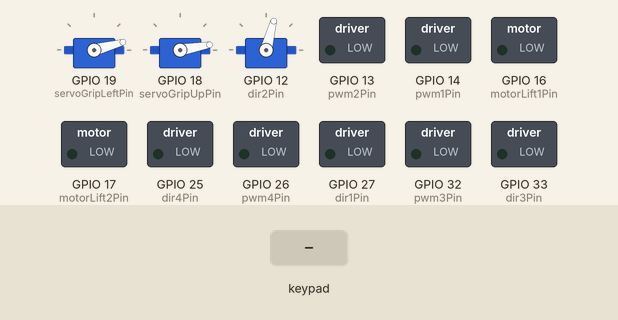
A sketch run on a simulated ESP32. Shown: 3 × servo, switched loads named in the sketch (green lamp = pin HIGH). The test bench sets the inputs (shaded band). Nothing arrives over Bluetooth unless stated; pins used as bus, display or sensor lines are not drawn; what the sketch prints to the serial monitor is not drawn.

Above: at 1.2 s.
1.3 s: key 'U' pressed
At 1.53 s:
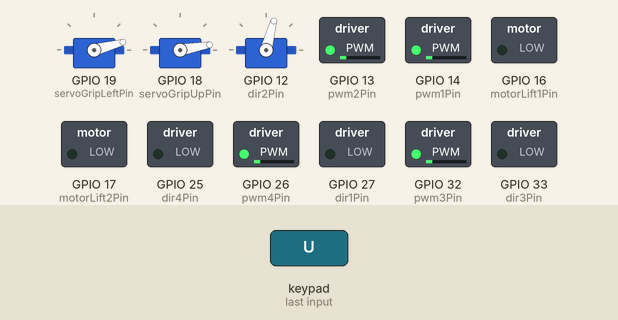
3.2 s: key 'L' pressed
At 3.43 s:
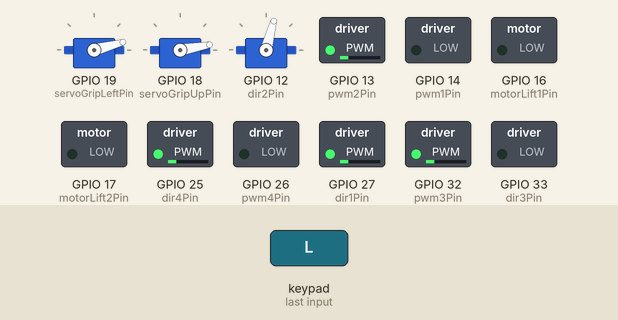
5.1 s: key 'D' pressed
At 5.33 s:
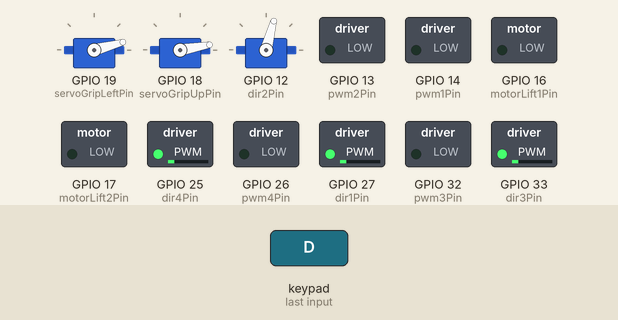
7.0 s: key 'R' pressed
At 7.23 s:
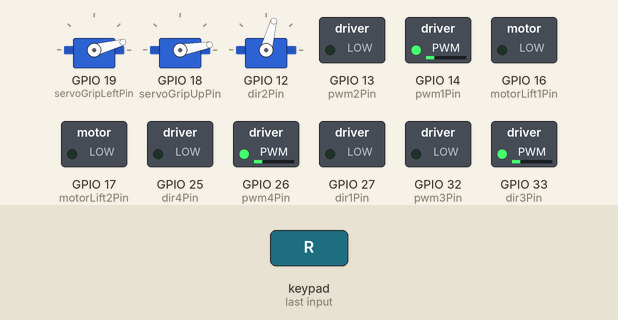
8.9 s: key 'T' pressed
At 10.3 s:
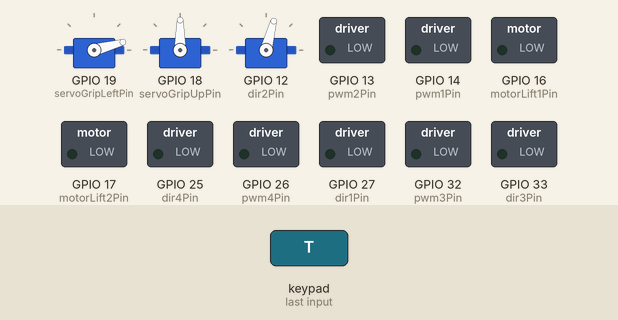
10.6 s: key 'S' pressed
At 10.83 s:
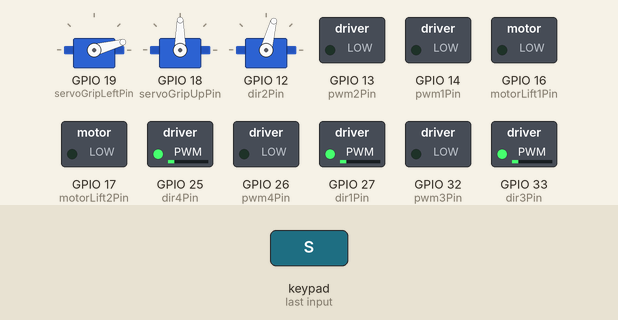
Timing chart, 0 to 13.5 s (numbered marks = the images above; inputs shaded):
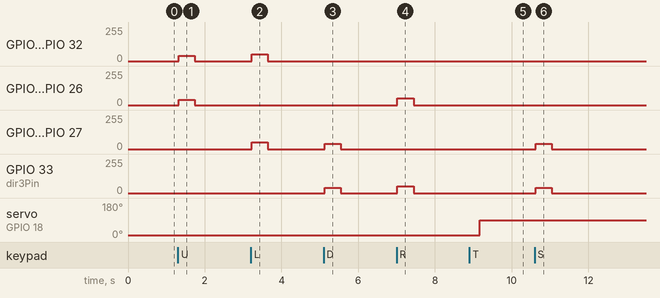

The sketch:

mecanum_robot.ino
```cpp
#include <Ps3Controller.h>

//Editable Global Variable
const int liftAscend = 250;
const int liftDescend = -250;

int runningSpeed1 = 40;
int runningSpeed2 = 90;
int runningSpeed3 = 140;
int runningSpeed4 = 200;

const int GripLeftTake = 40;
const int GripLeftRelease = 15;

const int GripRightTake = 40;  //58
const int GripRightRelease = 75;
//const int rearGripMid = 0;

const int GriperUp = 10;
const int GriperDown = 90;

double const_vy = 1.3;
double const_vphi = 1.2;

//Global Variable
static bool gripLeft = false;
static bool gripRight = false;
static bool gripUp = false;
#define front 0
#define rear 1
int heading = front;

//static bool servoRotationState = false;
int i = 0;
int rackNumber = 0;
static bool sprintState = false;

//Joystick
#define keyStart (Ps3.data.button.start)
#define keySelect (Ps3.data.button.select)
#define keyUp (Ps3.data.button.up)
#define keyRight (Ps3.data.button.right)
#define keyLeft (Ps3.data.button.left)
#define keyDown (Ps3.data.button.down)
#define keyL3 (Ps3.data.button.l3)
#define keyR3 (Ps3.data.button.r3)
#define keyL1 (Ps3.data.button.l1)
#define keyR1 (Ps3.data.button.r1)
#define keyL2 (Ps3.data.button.l2)
#define keyR2 (Ps3.data.button.r2)
#define keyTriangle (Ps3.data.button.triangle)
#define keyCircle (Ps3.data.button.circle)
#define keyCross (Ps3.data.button.cross)
#define keySquare (Ps3.data.button.square)

struct {
  int lx;
  int ly;
  int rx;
  int ry;
} analog;

//Motor
/*
      front
  1 ||       || 2
        ^^

  3 ||       || 4

  motor1 enable 27
  motor1 pwm    14
  motor2 enable 12
  motor2 pwm    13
  motor3 enable 32
  motor3 pwm    33
  motor4 enable 25
  motor4 pwm    26
*/

#define dir1Pin 27
#define pwm1Pin 14
#define dir2Pin 12
#define pwm2Pin 13
#define dir3Pin 33
#define pwm3Pin 32
#define dir4Pin 25
#define pwm4Pin 26
int runningSpeed, vx, vy, vphi;

#define motorLift1Pin 16
#define motorLift2Pin 17

//Servo
#include <ESP32_Servo.h>
#define servoGripLeftPin 19
#define servoGripUpPin 18
#define servoGripRightPin 12

Servo servoGripLeft;
Servo servoGripUp;
Servo servoGripRight;

//Limit Switch
const int bottomLSPin = 2;
const int topLSPin = 15;


void setup() {
  Serial.begin(115200);

  servoGripLeft.attach(servoGripLeftPin);
  servoGripUp.attach(servoGripUpPin);
  servoGripRight.attach(servoGripRightPin);

  servoGripRight.write(GripRightRelease);

  servoGripLeft.write(GripLeftRelease);
  servoGripUp.write(GriperUp);

  pinMode(bottomLSPin, INPUT_PULLUP);
  pinMode(topLSPin, INPUT_PULLUP);

  Ps3.begin("5c:6d:20:68:76:15");
  Serial.println("Ready.");
}

void loop() {
  readAnalogStick(0);

  //Special Key

  if (keyR1) {
    if (keyR2) runningSpeed = runningSpeed3;
    else runningSpeed = runningSpeed2;
  } else if (keyR2) runningSpeed = runningSpeed4;
  else {
    runningSpeed = runningSpeed1;
  }

  //Motor Drive
  if (keyUp || analog.ly > 30 || keyCross) vx = runningSpeed;
  else if (keyDown || analog.ly < -30 || keySquare) vx = -runningSpeed;
  else vx = 0;

  if (keyLeft || analog.lx > 30) vy = runningSpeed;
  else if (keyRight || analog.lx < -30) vy = -runningSpeed;
  else vy = 0;

  if (analog.rx > 30) vphi = -runningSpeed;
  else if (analog.rx < -30) vphi = runningSpeed;
  else vphi = 0;

  omniDrive(vx, vy, vphi);

  //lift
  if (keyL1 && digitalRead(topLSPin)) {
    setLiftMotor(liftAscend, 0);
    Serial.println("Lift Up");
    delay(20);
  } else setLiftMotor(0, 0);

  if (keyL2 && digitalRead(bottomLSPin)) {
    setLiftMotor(liftDescend, 0);
    Serial.println("Lift Down");
    delay(20);
  } else setLiftMotor(0, 0);

  if (keyStart) heading = front;
  if (keySelect) heading = rear;

  //gripper
  //servo
  if (keyCircle) {
    if (gripLeft || gripRight) {
      servoGripLeft.write(GripLeftTake);
      servoGripRight.write(GripRightTake);
      delay(100);
      setLiftMotor(liftAscend, 0);
      delay(350);
      setLiftMotor(0, 0);

      gripLeft = false;
      gripRight = false;
    } else {
      servoGripLeft.write(GripLeftRelease);
      servoGripRight.write(GripRightRelease);

      gripLeft = true;
      gripRight = true;
    }
    delay(250);
  }
  if (keyTriangle) {
    gripUp = !gripUp;
    if (gripUp) {
      servoGripUp.write(GriperUp);
    } else {
      servoGripUp.write(GriperDown);
    }
    delay(250);
  }

  if (keyR3) {
    gripRight = !gripRight;
    if (gripRight) {
      servoGripRight.write(GripRightTake);
    } else {
      servoGripRight.write(GripRightRelease);
    }
    delay(250);
  }
  if (keyL3) {
    gripLeft = !gripLeft;
    if (gripLeft) {
      servoGripLeft.write(GripLeftTake);
    } else {
      servoGripLeft.write(GripLeftRelease);
    }
    delay(250);
  }
}

void readAnalogStick(int enDebug) {
  if (enDebug) {
    Serial.print("ly:");
    Serial.print(Ps3.data.analog.stick.ly);
    Serial.print(" lx:");
    Serial.print(Ps3.data.analog.stick.lx);
    Serial.print(" ry:");
    Serial.print(Ps3.data.analog.stick.ry);
    Serial.print(" rx:");
    Serial.println(Ps3.data.analog.stick.rx);
  }
  analog.ly = (Ps3.data.analog.stick.ly);
  analog.lx = (Ps3.data.analog.stick.lx);
  analog.ry = (Ps3.data.analog.stick.ry);
  analog.rx = (Ps3.data.analog.stick.rx);
}

void setMotor(int speed1, int speed2, int speed3, int speed4) {
  Serial.print(speed1);
  Serial.print(", ");
  Serial.print(speed2);
  Serial.print(", ");
  Serial.print(speed3);
  Serial.print(", ");
  Serial.println(speed4);

  speed1 = constrain(speed1, -255, 255);
  speed2 = constrain(speed2, -255, 255);
  speed3 = constrain(speed3, -255, 255);
  speed4 = constrain(speed4, -255, 255);

  if (speed1 < 0) {
    analogWrite(dir1Pin, -speed1);
    analogWrite(pwm1Pin, 0);
  } else {
    analogWrite(dir1Pin, 0);
    analogWrite(pwm1Pin, speed1);
  }

  if (speed2 < 0) {
    analogWrite(dir2Pin, -speed2);
    analogWrite(pwm2Pin, 0);
  } else {
    analogWrite(dir2Pin, 0);
    analogWrite(pwm2Pin, speed2);
  }

  if (speed3 < 0) {
    analogWrite(dir3Pin, -speed3);
    analogWrite(pwm3Pin, 0);
  } else {
    analogWrite(dir3Pin, 0);
    analogWrite(pwm3Pin, speed3);
  }

  if (speed4 < 0) {
    analogWrite(dir4Pin, -speed4);
    analogWrite(pwm4Pin, 0);
  } else {
    analogWrite(dir4Pin, 0);
    analogWrite(pwm4Pin, speed4);
  }
}

void omniDrive(int vx, int vy, int v_phi) {
  int m1 = vx + (-(vy * const_vy)) + (-(v_phi * const_vphi));
  int m2 = vx + (vy * const_vy) + (v_phi * const_vphi);
  int m3 = vx + (vy * const_vy) + (-(v_phi * const_vphi));
  int m4 = vx + (-(vy * const_vy)) + (v_phi * const_vphi);
  setMotor(m1, m2, m3, m4);
}

void setLiftMotor(int speedLift, int enDebug) {
  if (enDebug) {
    Serial.print("Lift:");
    Serial.println(speedLift);
  }
  if (speedLift >= 0) {
    analogWrite(motorLift1Pin, speedLift);
    analogWrite(motorLift2Pin, 0);
  } else {
    analogWrite(motorLift1Pin, 0);
    analogWrite(motorLift2Pin, -speedLift);
  }
}

//Editable Semi-Auto Function
/*void indexRunning(int index) {
  switch (index) {
    case 0:  //index 0
      setMotor(-230, 230, 0);
      delay(160);
      setMotor(200, 200, 0);
      delay(250);
      //setMotor(100, 200, 0);
      // delay(550);
      break;
    case 1:  //index 1
      ///setMotor(230, 230, 0);
      //delay(250);
      // setMotor(-230, 230, 0);
      // delay(800);
      break;
    case 2:
      //setMotor(230, 230, 0);
      //delay(250);
      //setMotor(-230, 230, 0);
      //delay(800);
      break;

    case 3:  //index 1
      //setMotor(230, 230, 0);
      //delay(250);
      // setMotor(-230, 230, 0);
      // delay(800);
      break;
    case 4:  //index 1
      //setMotor(230, 230, 0);
      //delay(250);
      //setMotor(-230, 230, 0);
      // delay(800);
      break;
  }


  display.clearDisplay();
  display.setCursor(0, 0);
  display.println(name);

  display.setCursor(0, 20);
  display.println("STTKD");

  display.setCursor(0, 40);
  display.print("i: ");
  display.println(index);
  display.display();
}
*/
```

Measured:
- after the input at 1.3 s, GPIO 13 (pwm2Pin), GPIO 14 (pwm1Pin), GPIO 26 (pwm4Pin), GPIO 32 (pwm3Pin): 0/255 → 40/255 at once, → 0/255 0.42 s later
- after the input at 3.2 s, GPIO 13 (pwm2Pin), GPIO 25 (dir4Pin), GPIO 27 (dir1Pin), GPIO 32 (pwm3Pin): 0/255 → 52/255 at once, → 0/255 0.42 s later
- after the input at 5.1 s, GPIO 25 (dir4Pin), GPIO 27 (dir1Pin), GPIO 33 (dir3Pin): 0/255 → 40/255 at once, → 0/255 0.42 s later
- after the input at 7.0 s, GPIO 14 (pwm1Pin), GPIO 26 (pwm4Pin), GPIO 33 (dir3Pin): 0/255 → 52/255 at once, → 0/255 0.42 s later
- after the input at 8.9 s, servo on GPIO 18 (servoGripUpPin): 10° → 90° after 0.27 s
- after the input at 10.6 s, GPIO 25 (dir4Pin), GPIO 27 (dir1Pin), GPIO 33 (dir3Pin): 0/255 → 40/255 at once, → 0/255 0.42 s later
